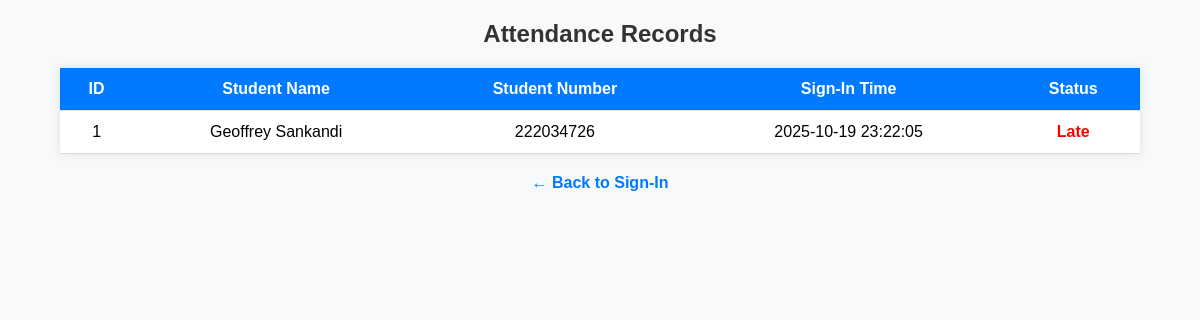
The app's page /digital_attendance/view_records.php, older data.
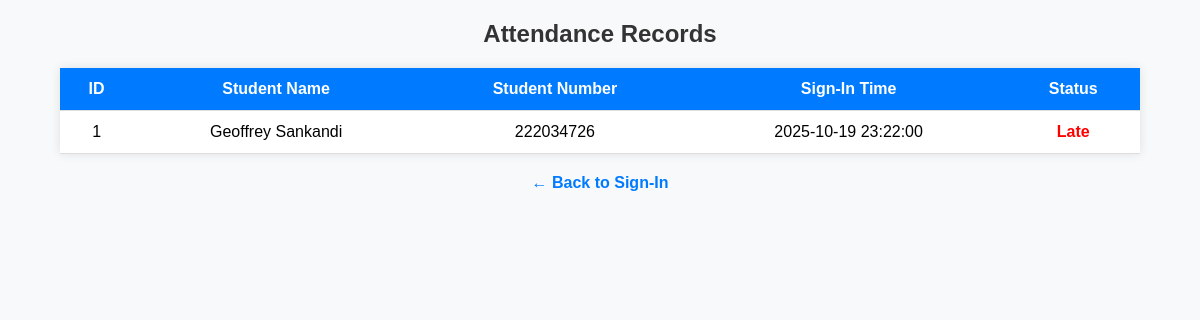
The same page, newer data.
### tables this page shows
CREATE TABLE `attendance` (
  `id` int(11) NOT NULL,
  `student_name` varchar(100) NOT NULL,
  `student_number` varchar(20) NOT NULL,
  `sign_in_time` datetime NOT NULL,
  `status` varchar(10) NOT NULL
);

### digital_attendance/view_records.php (the view, shortened to what this page needs)
<?php
include 'db_connect.php';
$sql = "SELECT * FROM attendance ORDER BY sign_in_time DESC";
$result = $conn->query($sql);
?>
<!DOCTYPE html>
<html lang="en">
<head>
</head>
<body>
  <h2>Attendance Records</h2>
  <table>
    <tr>
      <th>ID</th>
      <th>Student Name</th>
      <th>Student Number</th>
      <th>Sign-In Time</th>
      <th>Status</th>
    </tr>
    <?php
    if ($result->num_rows > 0) {
      while($row = $result->fetch_assoc()) {
        $statusClass = ($row['status'] == "Late") ? "late" : "ontime";
        echo "<tr>";
        echo "<td>" . $row['id'] . "</td>";
        echo "<td>" . $row['student_name'] . "</td>";
        echo "<td>" . $row['student_number'] . "</td>";
        echo "<td>" . $row['sign_in_time'] . "</td>";
        echo "<td class='" . $statusClass . "'>" . $row['status'] . "</td>";
        echo "</tr>";
      }
    } else {
      echo "<tr><td colspan='5'>No attendance records found.</td></tr>";
    }
    ?>
  </table>
  <a class="back-link" href="index.html">← Back to Sign-In</a>
</body>
</html>

### digital_attendance/view_records.php (style rules this page uses)
body { font-family: Arial, sans-serif; background-color: #f8f9fa; margin: 0; padding: 0; }
h2 { text-align: center; margin-top: 20px; color: #333; }
table { border-collapse: collapse; width: 90%; margin: 20px auto; background-color: #fff; box-shadow: 0 0 10px rgba(0,0,0,0.1); }
th, td { padding: 12px; text-align: center; border-bottom: 1px solid #ddd; }
th { background-color: #007bff; color: white; }
.late { color: red; font-weight: bold; }
.back-link { display: block; width: fit-content; margin: 20px auto; text-decoration: none; color: #007bff; font-weight: bold; }

Row changes from the older to the newer data that the page shows:
changed attendance "Geoffrey Sankandi": sign_in_time "2025-10-19 23:22:05" → "2025-10-19 23:22:00"
